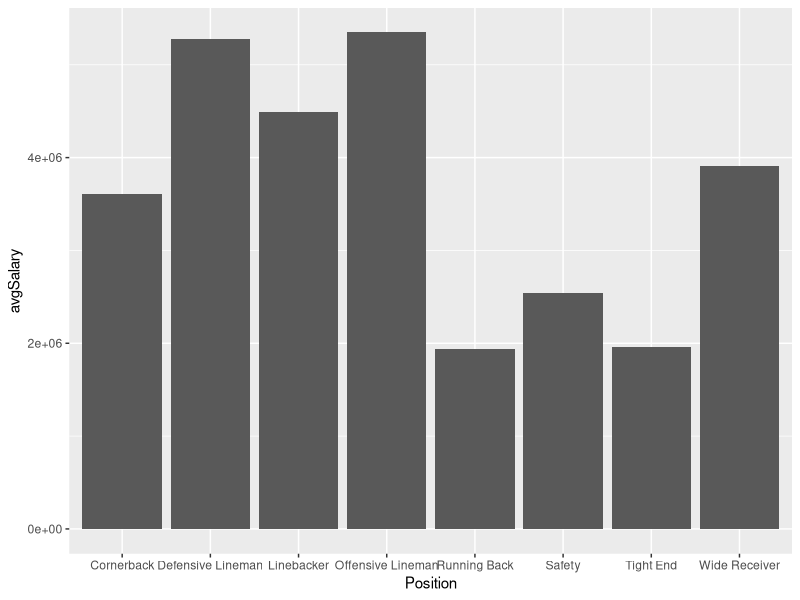
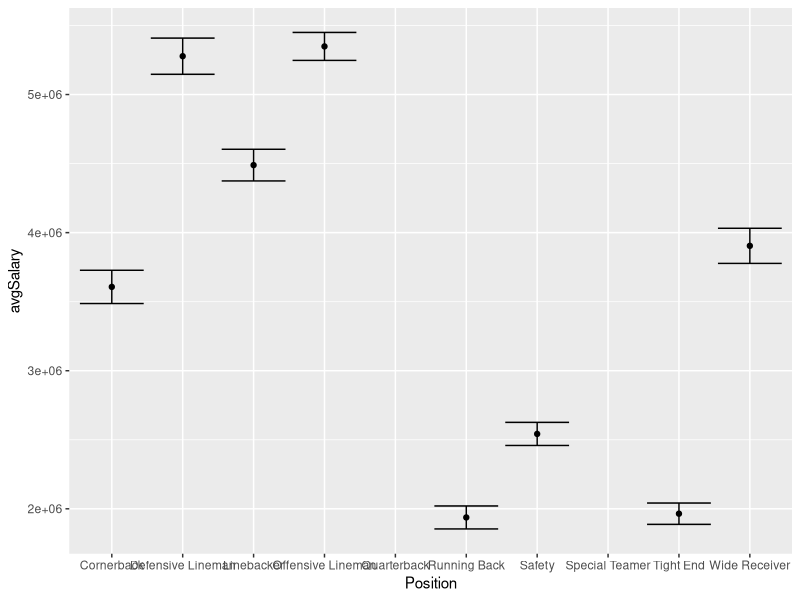

Generate these figures, in order, with R:
## ---- chunk 1
knitr::opts_chunk$set(echo = TRUE)
## ---- chunk 2
library(tidyverse)
nfl_salary <- read_csv("data/nfl_salary.csv")
## ---- chunk 3
nfl_salary <-nfl_salary %>% pivot_longer(cols = c(2:11), names_to = "Position", values_to = "Salary")

nfl_salary2 <- nfl_salary%>%
  group_by(Position) %>% 
  summarise(avgSalary = mean(Salary)) %>% filter(avgSalary != "NA")
## ---- chunk 4
ggplot(data = nfl_salary2, aes(x = Position, y = avgSalary)) +
  geom_bar(stat = "identity")
## ---- chunk 5
nfl_salary3 <- nfl_salary %>%
  group_by(Position)%>%
  summarise(avgSalary = mean(Salary),
            sdSalary = sd(Salary),
            nSalary = n()) %>%
  mutate(l_se = avgSalary - sdSalary / sqrt(nSalary),
         u_se = avgSalary + sdSalary / sqrt(nSalary))

ggplot(nfl_salary3, aes(x = Position, y = avgSalary)) +
  geom_point() +
  geom_errorbar(aes(ymin = l_se, ymax = u_se)) 
